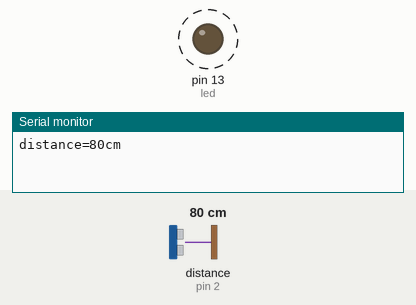
This sketch was run on a simulated Arduino Uno, built with avr-gcc and run on an emulated ATmega328P. Shown: output pins drawn as LEDs (lit = HIGH), the last lines printed to the serial monitor. Wiring (inferred from the names in the program): ultrasonic range finder: trigger pin 2; echo pin 2. Dashed ring = blinking. The test bench sets the inputs (shaded band); at power-on: distance to the obstacle (sensor on pin 2) 80 cm. The echo pulse lasts 58.3 µs per cm.

Above: at 0.9 s.
2.5 s: distance to the obstacle (sensor on pin 2) set to 2 cm
At 3.7 s:
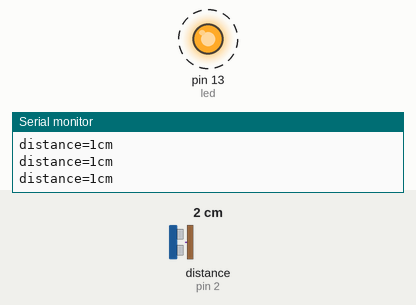
7.7 s: distance to the obstacle (sensor on pin 2) set to 4 cm
At 8.01 s:
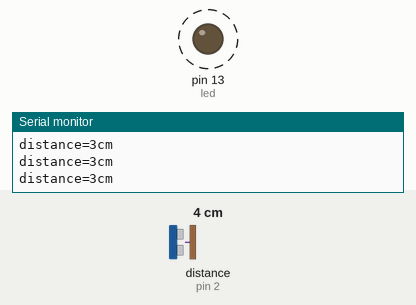
Timing chart, 0 to 18.9 s (numbered marks = the images above; inputs shaded):
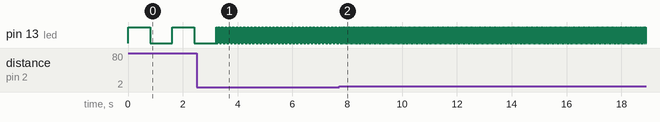

Measured:
- after the input at 2.5 s, pin 13 (led): alternates HIGH for 0.01 s and LOW for 0.01 s, starting after 0.73 s
- after the input at 7.7 s, pin 13 (led): alternates HIGH for 0.03 s and LOW for 0.03 s, starting after 0.07 s
- by itself, pin 13 (led): alternates HIGH for 0.80 s and LOW for 0.81 s

The sketch:

distance.ino
```cpp
const int led=13;
const int sig=2;
void setup()
{
  Serial.begin(9600);
  pinMode(led,OUTPUT);
  digitalWrite(led,LOW);
}
void loop()
{
  unsigned long cm;
  pinMode(sig,OUTPUT);
  cm=ping(sig);                               // 抓取距離
  Serial.print("distance=");
  Serial.print(cm);
  Serial.println("cm");
  digitalWrite(led,HIGH);
  delay(cm*10);
  digitalWrite(led,LOW);
  delay(cm*10);
}
int ping(int sig)
{
   unsigned long cm,duration;
   pinMode(sig,OUTPUT);
   digitalWrite(sig,LOW);
   delayMicroseconds(2);
   digitalWrite(sig,HIGH);
   delayMicroseconds(5);
   digitalWrite(sig,LOW);
   pinMode(sig,INPUT);
   duration=pulseIn(sig,HIGH);
   cm=duration/29/2;
   return cm;
}
```
